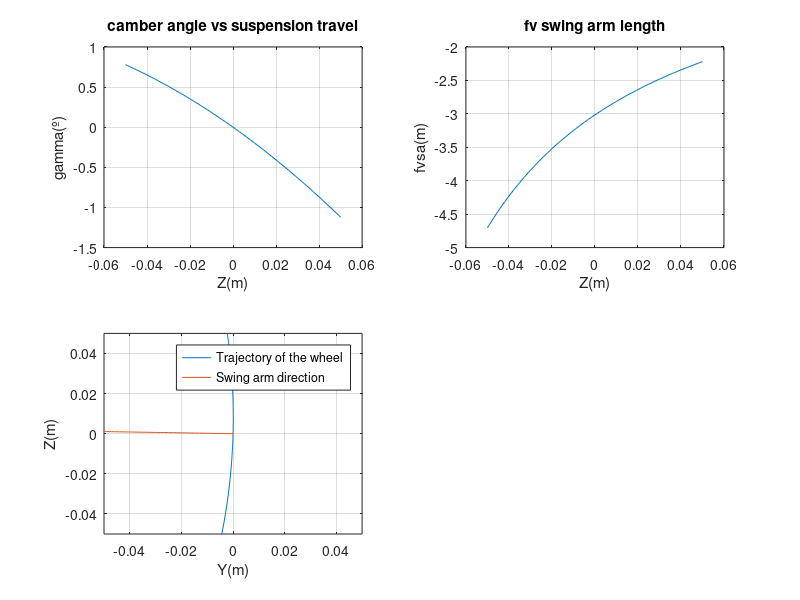

The MATLAB script that drew this image:

% syms Z_m
step = 0.001; % Simulation step
%% Parameters
W_TR = 1.65; % Rear track width

%% Tyre radius
r = 22*0.0254/2 + 0.35*0.325;

%% Suspension travel
Z_m = -0.05:step:0.05; %% meters
Z_inch = Z_m/0.0254;

%% Camber change

gamma = Z_m.*(-19+Z_m*(-68.2)); %% Camber (degree). Z (m)
gamma_change = - (682*Z_m)/5 - 19; %% (º/m)

gamma_inch = Z_inch*0.0254.*(-19+Z_inch*0.0254*(-68.2)); %% Camber (degrees). Z (inch)
gamma_inch_change = - (5499989*Z_inch)/62500000 - 2413/5000; %% camber change, (º/inch)

fvsa_inch = 1./tan(gamma_inch_change*pi/180);
fvsa_m = fvsa_inch*0.0254; % For Z=0, fsva is approximately -3m
i_z_0 = 0.05/step + 1;
fvsa = fvsa_m(i_z_0); % fvsa for z=0m

%% Lateral precesion
Y = Z_m.*(2.13 + Z_m*(-132))/100; %% meters

Y_slope =@(Z_m) 213/10000 - (66*Z_m)/25; % dY/dZ_m
Z_slope =@(Z_m) 1/Y_slope(Z_m); % dZ_m/dY
slope_z_0 = Z_slope(0); % dZ_m/dY(Z=0)
slope_arm = -1/slope_z_0; % slope of the line that defines the direction of
% the front view swing arm. It is perpendicular to the curve at Z=0
line_arm = slope_arm.*[-2:step:0]; % Equation of the direction of the swing
% arm. Just necessary to plot it

%% Plots

figure (1)
clf
subplot(2,2,1)
plot(Z_m, gamma)
xlabel('Z(m)')
ylabel('gamma(º)')
title('camber angle vs suspension travel')
grid on

subplot(2,2,2)
plot(Z_m, fvsa_m)
xlabel('Z(m)')
ylabel('fvsa(m)')
title('fv swing arm length')
grid on

subplot(2,2,3)
plot(Y, Z_m)
hold
plot([-2:step:0], line_arm)
xlabel('Y(m)')
ylabel('Z(m)')
xlim([-0.05 0.05])
ylim([-0.05 0.05])
legend('Trajectory of the wheel','Swing arm direction')
% xlim([-0.004 0.0002])
% % ylim([-0.05 0.05])
grid on

%% Roll centre position

% Intersection of the perpendicular line to the curve and a circle with R
% equal to 3m (fvsa(Z=0)):
IC_y = -sqrt((fvsa)^2/(1+slope_arm^2));
IC_z = slope_arm*IC_y;

m_line = (-r - IC_z)/(-IC_y); % equation of the line passing through the
% instant centre of the wheel and the contact patch of the tyre

RC_z_rel = m_line*(-W_TR)/2 - r; % vertical position of the roll centre (intersecting 
% the line with the middle plane 
RC_z = RC_z_rel + r; % vertical position of the roll centre from the ground

RC_z_r = RC_z;
% save RC.mat RC_z_r

